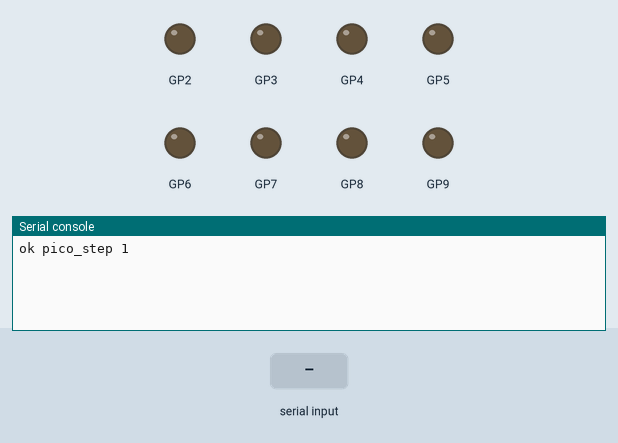
Simulated run of this program. Board: Raspberry Pi Pico running MicroPython. On the bench: output pins drawn as LEDs (lit = HIGH), the last lines printed to the serial console. Inputs (shaded band) come from the test bench.

Above: at 1.2 s.
1.3 s: "?" typed at the serial console, then Enter
At 2.4 s:
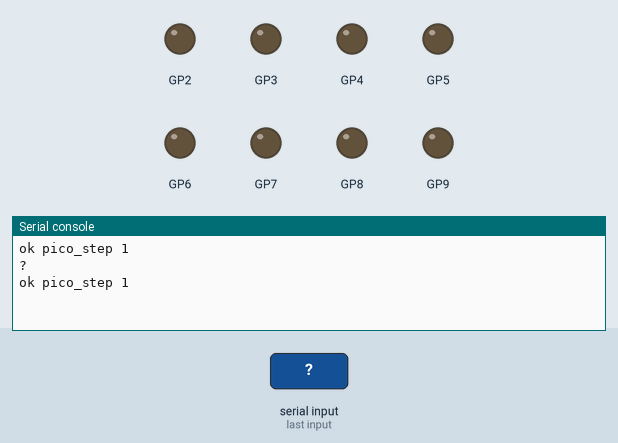
2.8 s: "S" typed at the serial console, then Enter
At 3.6 s:
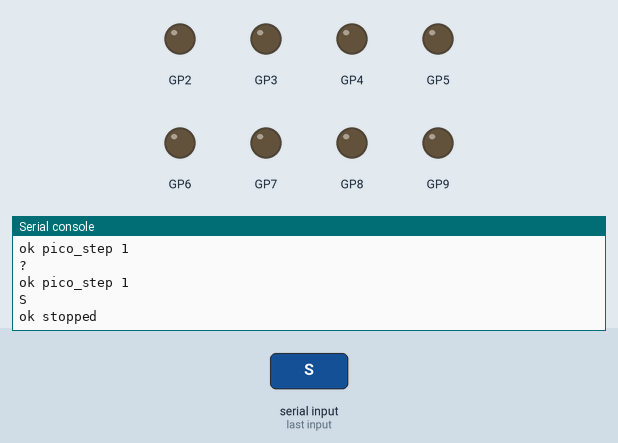
4.3 s: "P" typed at the serial console, then Enter
At 4.7 s:
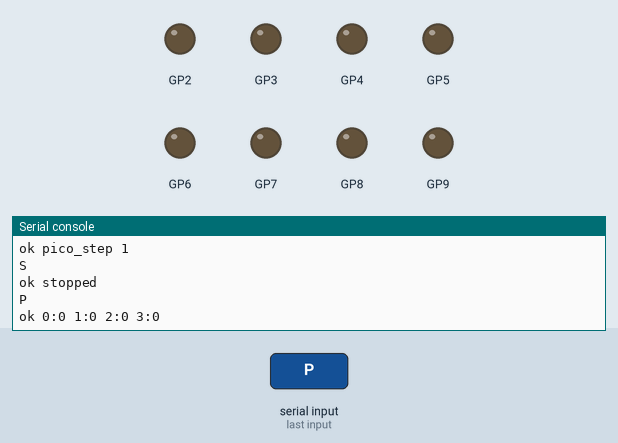

Measured:
- after the input at 1.3 s, the serial console: prints a new line at once (image 1)
- after the input at 2.8 s, the serial console: prints a new line at once (image 2)
- after the input at 4.3 s, the serial console: prints a new line at once (image 3)

The program:

main.py
```python
"""Генератор импульсов STEP/DIR на Raspberry Pi Pico (MicroPython).

Импульсы делает блок PIO — отдельный аппаратный автомат внутри RP2040. Он
тактируется от кварца и не зависит от того, чем занят процессор и когда придёт
следующий пакет по USB. Процессор только заряжает PIO очередным отрезком.

Протокол — построчный текст через USB-serial, чтобы отлаживать можно было
обычным терминалом:

    M <ось> <шаги> <частота>   отрезок; знак шагов = направление
    P                          текущие положения
    S                          немедленный останов
    ?                          версия

Ответы: ``ok``, ``ok <данные>`` или ``err <причина>``.

Разгон делает ноутбук: он режет движение на отрезки с разной частотой и шлёт
их подряд. Прошивка намеренно тупая — вся логика на стороне Python.
"""

from machine import Pin
import rp2
import select
import sys

VERSION = "pico_step 1"

# GPIO под оси: (step, dir). Правьте под свою распайку.
AXES = {
    0: (2, 3),
    1: (4, 5),
    2: (6, 7),
    3: (8, 9),
}

# Один шаг PIO-программы занимает 5 тактов автомата (2 + 2 + 1).
CYCLES_PER_STEP = 5

# Глубина очереди отрезков на ось.
QUEUE_DEPTH = 4

# PIO не тактуется медленнее sysclk/65536. Отсюда нижняя граница частоты шагов.
MIN_STEP_HZ = 400
MAX_STEP_HZ = 200_000


@rp2.asm_pio(set_init=rp2.PIO.OUT_LOW)
def _step_gen():
    """Выдать N импульсов. N-1 приходит через FIFO."""
    pull(block)              # ждём число шагов от процессора
    mov(x, osr)
    label("loop")
    set(pins, 1)   [1]       # STEP высокий: 2 такта
    set(pins, 0)   [1]       # STEP низкий:  2 такта
    jmp(x_dec, "loop")       # 1 такт; повторяем, пока x != 0
    irq(rel(0))              # отрезок кончился


class Axis:
    def __init__(self, index, step_pin, dir_pin):
        self.index = index
        self.dir = Pin(dir_pin, Pin.OUT, value=0)
        self.position = 0
        self._busy = False
        self._queue = []
        self._step = Pin(step_pin, Pin.OUT, value=0)
        self._sm = rp2.StateMachine(index)
        self._configure(MIN_STEP_HZ)

    def _configure(self, step_hz):
        """Перенастроить автомат на новую частоту.

        У rp2.StateMachine нет отдельного сеттера частоты — она задаётся
        только через init(), поэтому обработчик прерывания вешаем заново.
        """
        self._sm.init(
            _step_gen,
            freq=step_hz * CYCLES_PER_STEP,
            set_base=self._step,
        )
        self._sm.irq(self._done)

    def _done(self, _sm):
        self._busy = False

    @property
    def busy(self):
        return self._busy

    def enqueue(self, steps, step_hz):
        """Поставить отрезок в очередь.

        Очередь нужна для телеуправления: кадры приходят непрерывно, и
        следующий должен быть готов до того, как кончится текущий, иначе
        между отрезками появится пауза и движение станет рваным.
        """
        if len(self._queue) >= QUEUE_DEPTH:
            raise ValueError("очередь полна")
        self._queue.append((steps, step_hz))
        self.service()
        return len(self._queue)

    def service(self):
        """Запустить следующий отрезок, если автомат свободен."""
        if self._busy or not self._queue:
            return
        steps, step_hz = self._queue.pop(0)
        self._start(steps, step_hz)

    def _start(self, steps, step_hz):
        if not MIN_STEP_HZ <= step_hz <= MAX_STEP_HZ:
            raise ValueError(f"частота вне {MIN_STEP_HZ}..{MAX_STEP_HZ}")
        if steps == 0:
            return

        forward = steps > 0
        count = abs(steps)
        self.dir.value(1 if forward else 0)

        self._sm.active(0)
        self._configure(step_hz)
        self._busy = True
        self._sm.active(1)
        self._sm.put(count - 1)   # jmp(x_dec) выполняет x+1 проходов
        self.position += steps

    def stop(self):
        self._sm.active(0)
        self._sm.restart()
        self._queue = []
        self._busy = False


AXIS_OBJECTS = {i: Axis(i, s, d) for i, (s, d) in AXES.items()}


def handle(line):
    parts = line.split()
    if not parts:
        return None
    cmd = parts[0].upper()

    if cmd == "?":
        return f"ok {VERSION}"

    if cmd == "S":
        for axis in AXIS_OBJECTS.values():
            axis.stop()
        return "ok stopped"

    if cmd == "P":
        return "ok " + " ".join(
            f"{i}:{a.position}{'*' if a.busy else ''}"
            for i, a in sorted(AXIS_OBJECTS.items())
        )

    if cmd == "M":
        if len(parts) != 4:
            return "err нужно: M <ось> <шаги> <частота>"
        index, steps, step_hz = (int(p) for p in parts[1:])
        axis = AXIS_OBJECTS.get(index)
        if axis is None:
            return f"err нет оси {index}"
        try:
            queued = axis.enqueue(steps, step_hz)
        except ValueError as exc:
            return f"err {exc}"
        # Ответ несёт глубину очереди: по ней ноутбук понимает, что не
        # успевает, и должен притормозить, а не копить отставание.
        return f"ok q{queued}"

    return f"err неизвестная команда {cmd}"


def main():
    """Неблокирующий цикл.

    Читать stdin блокирующе нельзя: пока ждём строку, некому запустить
    следующий отрезок из очереди, и между кадрами появляются паузы.
    """
    print(f"ok {VERSION}")
    poller = select.poll()
    poller.register(sys.stdin, select.POLLIN)

    while True:
        if poller.poll(1):                  # 1 мс — не тормозим обслуживание
            line = sys.stdin.readline()
            if line:
                try:
                    reply = handle(line.strip())
                except Exception as exc:    # прошивка не должна падать молча
                    reply = f"err {type(exc).__name__}: {exc}"
                if reply:
                    print(reply)
        for axis in AXIS_OBJECTS.values():
            axis.service()


if __name__ == "__main__":
    main()
```
